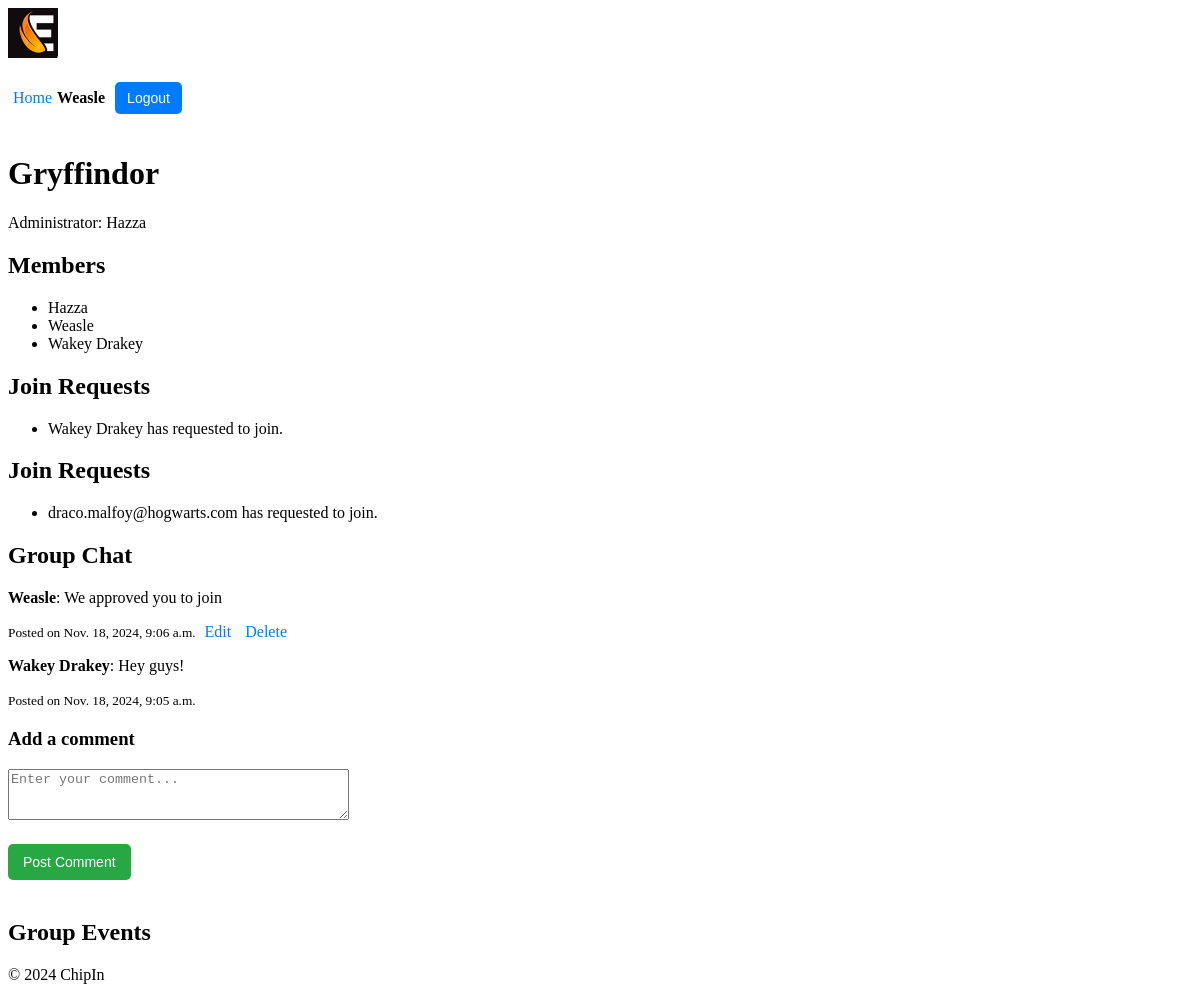
Screenshot of /chipin/group/1/ (signed in) with the database file from the repository.
### users/models.py (models this page shows, shortened)
class Profile(models.Model):
    user = models.OneToOneField(User, on_delete=models.CASCADE)
    first_name = models.CharField(max_length=30)
    surname = models.CharField(max_length=30)
    nickname = models.CharField(max_length=30, unique=True, null=False, blank=False)
    max_spend = models.DecimalField(max_digits=10, decimal_places=2, default=100.00)  # Max spend for each event
    balance = models.DecimalField(max_digits=10, decimal_places=2, default=100.00)  # User's current balance

### chipin/models.py (models this page shows, shortened)
class Group(models.Model):
    name = models.CharField(max_length=100)
    admin = models.ForeignKey(User, on_delete=models.CASCADE, related_name='admin_groups')
    members = models.ManyToManyField(User, related_name='group_memberships', blank=True)
    invited_users = models.ManyToManyField(User, related_name='pending_invitations', blank=True)

class GroupJoinRequest(models.Model):
    user = models.ForeignKey(User, on_delete=models.CASCADE)
    group = models.ForeignKey(Group, on_delete=models.CASCADE, related_name='join_requests')
    is_approved = models.BooleanField(default=False)
    votes = models.ManyToManyField(User, related_name='votes', blank=True)  # Tracks users who voted
    created_at = models.DateTimeField(auto_now_add=True)

class Comment(models.Model):
    user = models.ForeignKey(User, on_delete=models.CASCADE)  # User who posted the comment
    group = models.ForeignKey(Group, related_name='comments', on_delete=models.CASCADE)  # Group associated with the comment
    content = models.TextField()  # The comment content
    created_at = models.DateTimeField(auto_now_add=True)  # Timestamp when the comment was posted
    updated_at = models.DateTimeField(auto_now=True)  # Timestamp for the latest update

### chipin/views.py (the view)
# urls.py: path('group/<int:group_id>/', views.group_detail, name='group_detail'),
@login_required
def group_detail(request, group_id, edit_comment_id=None):
    group = get_object_or_404(Group, id=group_id)
    comments = group.comments.all().order_by('-created_at')  # Fetch all comments for the group
    if edit_comment_id: # Fetch the comment to edit, if edit_comment_id is provided
        comment_to_edit = get_object_or_404(Comment, id=edit_comment_id)
        if comment_to_edit.user != request.user:
            return redirect('chipin:group_detail', group_id=group.id)
    else:
        comment_to_edit = None
    if request.method == 'POST':
        if comment_to_edit: # Editing an existing comment
            form = CommentForm(request.POST, instance=comment_to_edit)
        else: # Adding a new comment
            form = CommentForm(request.POST)
        if form.is_valid():
            comment = form.save(commit=False)
            comment.user = request.user
            comment.group = group
            comment.save()
            return redirect('chipin:group_detail', group_id=group.id)
    else:
        form = CommentForm(instance=comment_to_edit) if comment_to_edit else CommentForm()
    return render(request, 'chipin/group_detail.html', {
        'group': group,
        'comments': comments,
        'form': form,
        'comment_to_edit': comment_to_edit,
    })

### chipin/forms.py (shortened to what this page needs)
class CommentForm(forms.ModelForm):
    class Meta:
        model = Comment
        fields = ['content']
        widgets = {
            'content': forms.Textarea(attrs={'rows': 3, 'placeholder': 'Enter your comment...'})
        }

### chipin/context_processors.py (called while the page is built)
def user_profile(request):
    if request.user.is_authenticated:
        try:
            return {'nickname': request.user.profile.nickname}
        except Profile.DoesNotExist:
            return {'nickname': request.user.username}  # Fallback to username if no profile exists
    return {}

### chipin/templates/chipin/group_detail.html (shortened to what this page needs)
{% extends 'chipin/base.html' %}
{% block content %}
    <h1>{{ group.name }}</h1>
    <p>Administrator: {{ group.admin.profile.nickname }}</p>
    <h2>Members</h2>
    <ul>
        {% for member in group.members.all %}
        <li>{{ member.profile.nickname }}</li>
        {% endfor %}
    </ul>
    {% if request.user in group.members.all %}
        <h2>Join Requests</h2>
        <ul>
            {% for request in group.join_requests.all %}
                <li>{{ request.user.profile.nickname }} has requested to join.</li>
            {% endfor %}
        </ul>
    {% endif %}
    <h2>Join Requests</h2>
    <ul>
    {% for request in group.join_requests.all %}
        <li>{{ request.user.username }} has requested to join.</li>
    {% endfor %}
    </ul>
    <h2>Group Chat</h2>
    <div class="comments-section">
        {% for comment in comments %}
            <div class="comment">
                <p><strong>{{ comment.user.profile.nickname }}</strong>: {{ comment.content }}</p>
                <small>Posted on {{ comment.created_at }}</small>
                {% if comment.user == request.user or request.user == group.admin %}
                    <a href="{% url 'chipin:edit_comment' group.id comment.id %}">Edit</a>
                    <a href="{% url 'chipin:delete_comment' comment.id %}" onclick="return confirm('Are you sure?')">Delete</a>
                {% endif %}
            </div>
        {% empty %}
            <p>No comments yet. Be the first to comment!</p>
        {% endfor %}
    </div>
    <h3>{% if comment_to_edit %}Edit Comment{% else %}Add a comment{% endif %}</h3>
    <form method="POST">
        <div class="form-group">
            {{ form.content }}
        </div>
        <button type="submit">{% if comment_to_edit %}Save Comment{% else %}Post Comment{% endif %}</button>
    </form>
    <h2>Group Events</h2>
{% endblock %}

### chipin/templates/chipin/base.html (shortened to what this page needs)
{% load static %}
<!DOCTYPE html>
<html lang="en">
<head>
    <link rel="stylesheet" href="{% static 'chipin/styles.css' %}">
</head>
<body>
    <header>
        <div class="logo">
            <img src="{% static 'chipin/logo_90.jpg' %}" alt="ChipIn Logo">
        </div>
        <div class="user-info">
            {% if request.user.is_authenticated %}
                <a href="{% url 'chipin:home' %}">Home</a> <span>{{ request.user.profile.nickname }}</span>
                <form action="{% url 'users:logout' %}" method="post">
                    <button type="submit">Logout</button>
                </form>
            {% else %}
                <a href="{% url 'users:login' %}">Login</a> <a href="{% url 'users:register' %}">Register</a>
            {% endif %}
        </div>
    </header>
    <main>
        {% block content %}
        {% endblock %}
    </main>
    <footer>
        <p>&copy; 2024 ChipIn</p>
    </footer>
</body>
</html>

### chipin/static/chipin/styles.css (style rules this page uses)
.logo img { max-height: 50px; }
.user-info { display: flex; align-items: center; font-size: 16px; }
.user-info span { margin-right: 10px; font-weight: bold; }
.user-info button { background-color: #007BFF; color: white; border: none; padding: 8px 12px; cursor: pointer; border-radius: 5px; font-size: 14px; }
button { background-color: #28a745; color: white; border: none; padding: 10px 15px; cursor: pointer; border-radius: 5px; font-size: 14px; margin-top: 20px; margin-bottom: 20px; }
a { color: #007BFF; text-decoration: none; padding: 5px }

### rows the page displays
Group: name "Gryffindor", admin.profile.nickname "Hazza"
GroupJoinRequest: user.profile.nickname "Wakey Drakey", user.username "draco.malfoy@hogwarts.com"
Comment: user.profile.nickname "Weasle", content "We approved you to join", created_at "Nov. 18, 2024, 9:06 a.m.", shows "Edit"
Comment: user.profile.nickname "Wakey Drakey", content "Hey guys!", created_at "Nov. 18, 2024, 9:05 a.m."

### other values shown
{{ request.user.profile.nickname }} "Weasle"
{{ member.profile.nickname }} "Hazza"
{{ member.profile.nickname }} "Weasle"
{{ member.profile.nickname }} "Wakey Drakey"
